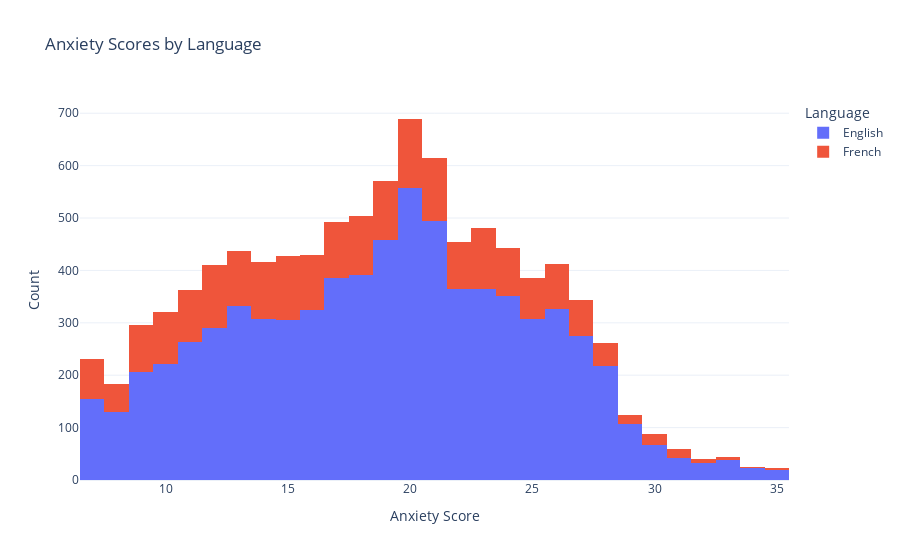

Notebook source saved alongside this figure:
### Code cell
#Stacked histogram of the Anxiety scores by Language
fig = px.histogram(
    df,
    x='PROMIS_Anxiety',
    color='Language',
    barmode='stack',
    title='Anxiety Scores by Language'
)
fig.update_layout(
    xaxis_title='Anxiety Score',
    yaxis_title='Count'
)
fig.show()

### Figure 1 — Plotly figure (JSON) as saved in the notebook; plotly's stock layout.template omitted (floating-point values rounded to 4 significant figures; data arrays with more than 128 entries replaced by an {"elided": "..."} marker saying what was removed)
{"data": [{"bingroup": "x", "hovertemplate": "Language=English<br>PROMIS_Anxiety=%{x}<br>count=%{y}<extra></extra>", "legendgroup": "English", "marker": {"color": "#636efa", "pattern": {"shape": ""}}, "name": "English", "orientation": "v", "showlegend": true, "type": "histogram", "x": {"elided": "8155 float values"}, "xaxis": "x", "yaxis": "y"}, {"bingroup": "x", "hovertemplate": "Language=French<br>PROMIS_Anxiety=%{x}<br>count=%{y}<extra></extra>", "legendgroup": "French", "marker": {"color": "#EF553B", "pattern": {"shape": ""}}, "name": "French", "orientation": "v", "showlegend": true, "type": "histogram", "x": {"elided": "2617 float values"}, "xaxis": "x", "yaxis": "y"}], "layout": {"barmode": "stack", "legend": {"title": {"text": "Language"}, "tracegroupgap": 0}, "title": {"text": "Anxiety Scores by Language"}, "xaxis": {"anchor": "y", "domain": [0, 1], "title": {"text": "Anxiety Score"}}, "yaxis": {"anchor": "x", "domain": [0, 1], "title": {"text": "Count"}}}}
